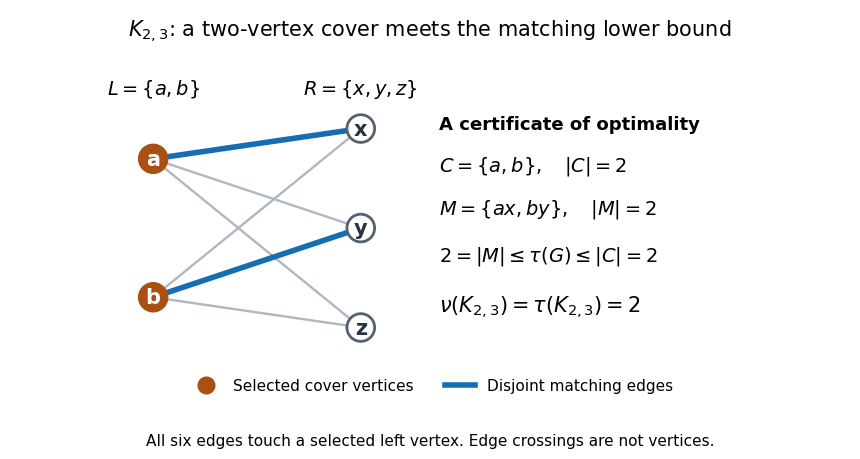

The script that saved this image:
"""Draw a matching/cover optimality certificate in K2,3; write PNG to CWD.

Tested with Python 3.14.4 and Matplotlib 3.10.7, as in pyproject.toml.
Run from _media: MPLCONFIGDIR=/tmp/codex-wiki-matplotlib python3 ../bipartite-matching-cover-certificate.py
"""
from itertools import product
from pathlib import Path

import matplotlib

matplotlib.use("Agg")
import matplotlib.pyplot as plt
from matplotlib.lines import Line2D
from matplotlib.patches import Circle


def main():
    left, right = {"a", "b"}, {"x", "y", "z"}
    edges = list(product(sorted(left), sorted(right)))
    matching = {("a", "x"), ("b", "y")}
    assert matching <= set(edges)
    assert len({v for e in matching for v in e}) == 2 * len(matching)
    assert all(u in left or v in left for u, v in edges)
    positions = {"a": (-1.2, 0.8), "b": (-1.2, -0.8),
                 "x": (1.2, 1.15), "y": (1.2, 0), "z": (1.2, -1.15)}
    orange, blue, gray = "#a95012", "#176db1", "#afb7c1"
    fig, ax = plt.subplots(figsize=(8.6, 4.6), dpi=100, facecolor="white")
    for u, v in edges:
        ax.plot([positions[u][0], positions[v][0]],
                [positions[u][1], positions[v][1]], color=gray, lw=1.7, zorder=1)
    for u, v in sorted(matching):
        ax.plot([positions[u][0], positions[v][0]],
                [positions[u][1], positions[v][1]], color=blue, lw=4, zorder=2)
    for v, pos in positions.items():
        covered = v in left
        ax.add_patch(Circle(pos, 0.16, facecolor=orange if covered else "white",
                            edgecolor=orange if covered else "#536170", lw=2, zorder=3))
        ax.text(*pos, v, ha="center", va="center", fontsize=15, weight="bold",
                color="white" if covered else "#253342", zorder=4)
    ax.text(-1.2, 1.55, r"$L=\{a,b\}$", ha="center", fontsize=14)
    ax.text(1.2, 1.55, r"$R=\{x,y,z\}$", ha="center", fontsize=14)
    ax.text(2.1, 1.15, "A certificate of optimality", fontsize=13, weight="bold")
    ax.text(2.1, 0.67, r"$C=\{a,b\},\quad |C|=2$", fontsize=14)
    ax.text(2.1, 0.17, r"$M=\{ax,by\},\quad |M|=2$", fontsize=14)
    ax.text(2.1, -0.38, r"$2=|M|\leq\tau(G)\leq |C|=2$", fontsize=14)
    ax.text(2.1, -0.97, r"$\nu(K_{2,3})=\tau(K_{2,3})=2$", fontsize=15, weight="bold")
    ax.set(xlim=(-1.65, 5.7), ylim=(-1.5, 1.85), aspect="equal")
    ax.axis("off")
    ax.legend(handles=[Line2D([0], [0], marker="o", markersize=12, linestyle="none",
                             color=orange, label="Selected cover vertices"),
                       Line2D([0], [0], color=blue, lw=4, label="Disjoint matching edges")],
              loc="lower center", bbox_to_anchor=(0.5, -0.17), ncol=2, frameon=False, fontsize=11)
    fig.suptitle(r"$K_{2,3}$: a two-vertex cover meets the matching lower bound", fontsize=15, y=0.96)
    fig.text(0.5, 0.03, "All six edges touch a selected left vertex. Edge crossings are not vertices.",
             ha="center", fontsize=11)
    fig.subplots_adjust(left=0.025, right=0.98, top=0.85, bottom=0.22)
    fig.savefig(Path.cwd() / Path(__file__).with_suffix(".png").name,
                facecolor="white", transparent=False)
    plt.close(fig)


if __name__ == "__main__":
    main()
